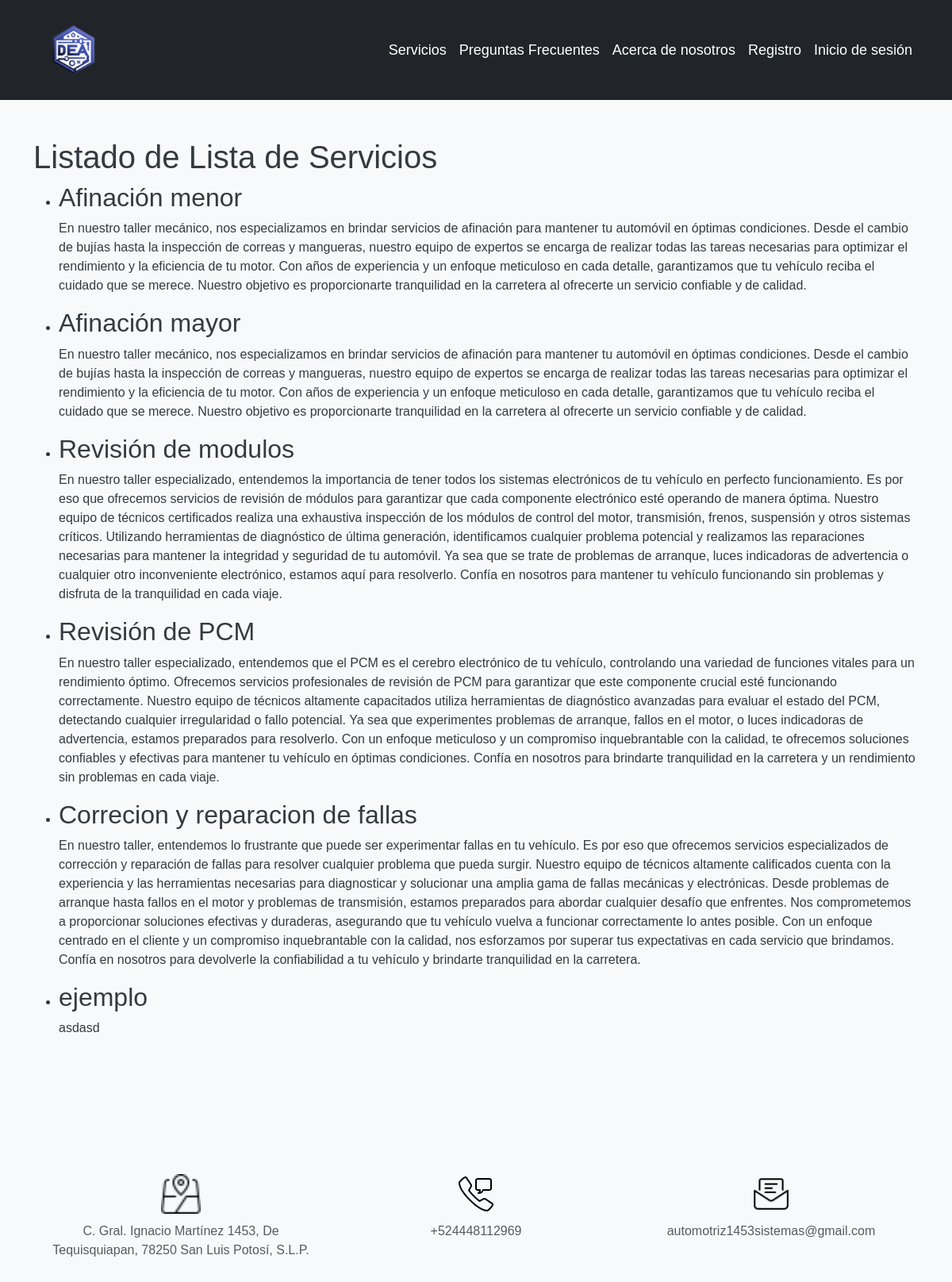
The app's page /servicios/, older data.
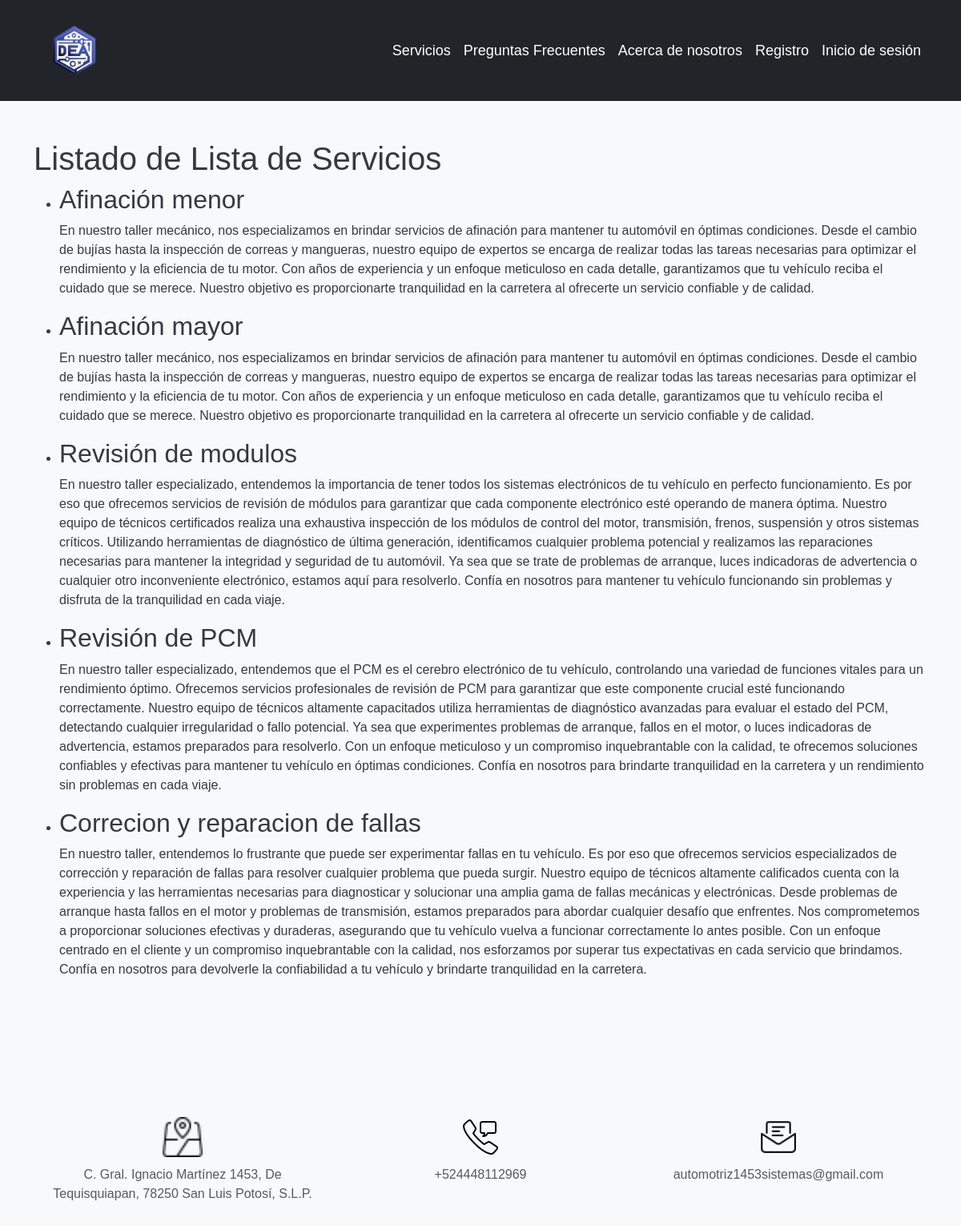
The same page, newer data.
### autenticacion/models.py (models this page shows)
class Servicio(models.Model):
    nombre = models.CharField(max_length=100)
    descripcion = models.TextField()
    precio = models.DecimalField(max_digits=8, decimal_places=2)
    def __str__(self):
        return self.nombre

### autenticacion/views.py (the view)
# urls.py: path('servicios/', v_auth.lista_de_servicios, name='lista_de_servicios'),
def lista_de_servicios(request):
    print("Servicios")
    print("La vista lista_de_servicios se está ejecutando.")  # Agregar este mensaje de prueba
    servicios = Servicio.objects.all()
    print(servicios)  # Agregar esta línea para verificar si se están recuperando los servicios correctamente
    return render(request, 'servicios.html', {'servicios': servicios})

### main/templates/servicios.html (shortened to what this page needs)
<!DOCTYPE html>
<html lang="en">
<head>
    {% extends 'layouts/base.html' %}
    {% block content %}
    <main class="container py-5">
        <h1>Listado de Lista de Servicios</h1>
        <ul>
            {% for servicio in servicios %}
                <li>
                    <h2>{{ servicio.nombre }}</h2>
                    <p>{{ servicio.descripcion }}</p>
                </li>
            {% endfor %}
        </ul>
    </main>
    {% endblock %}

Row changes from the older to the newer data that the page shows:
removed Servicio: nombre "ejemplo", descripcion "asdasd"
